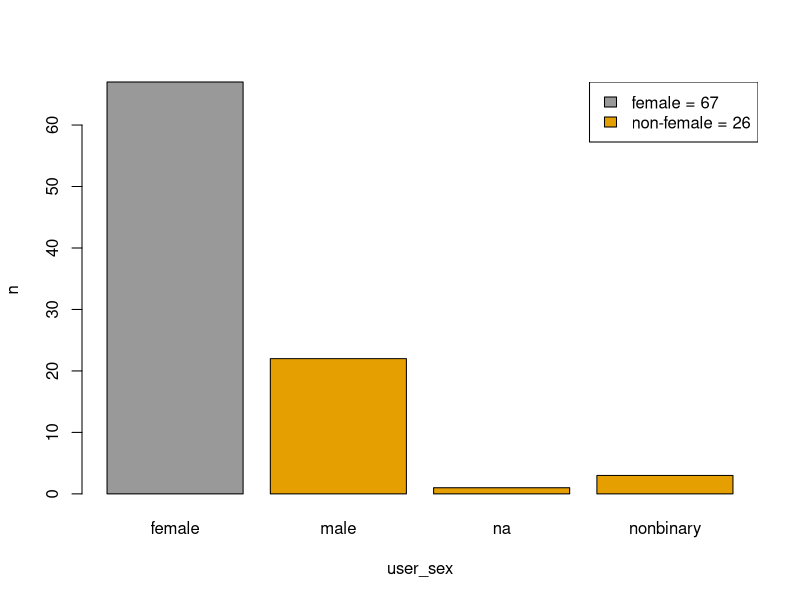
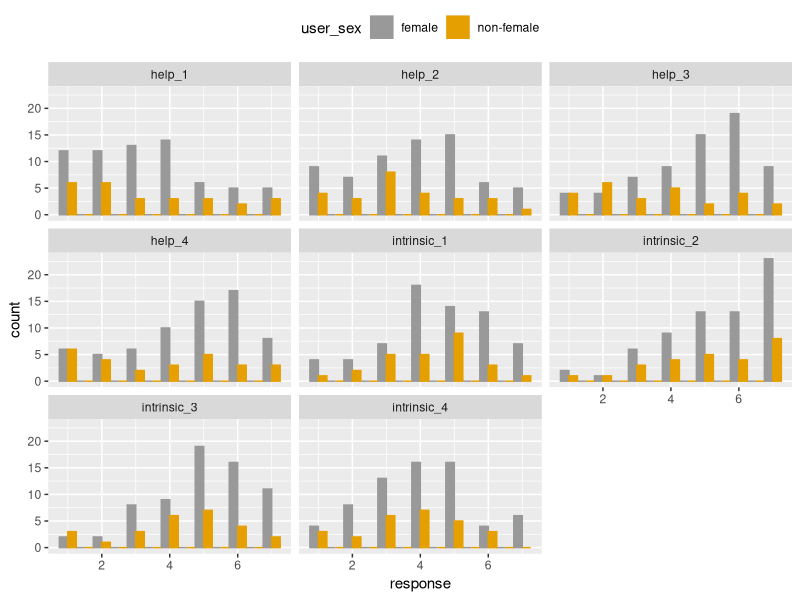
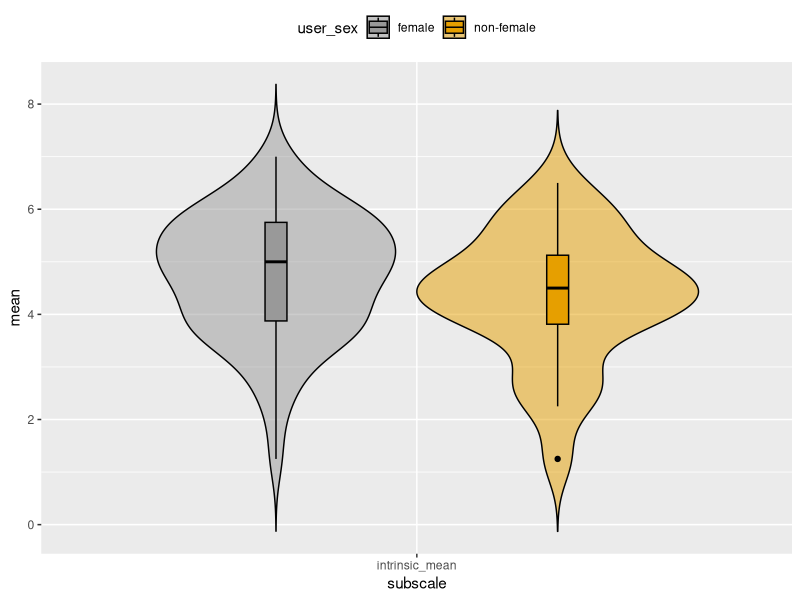
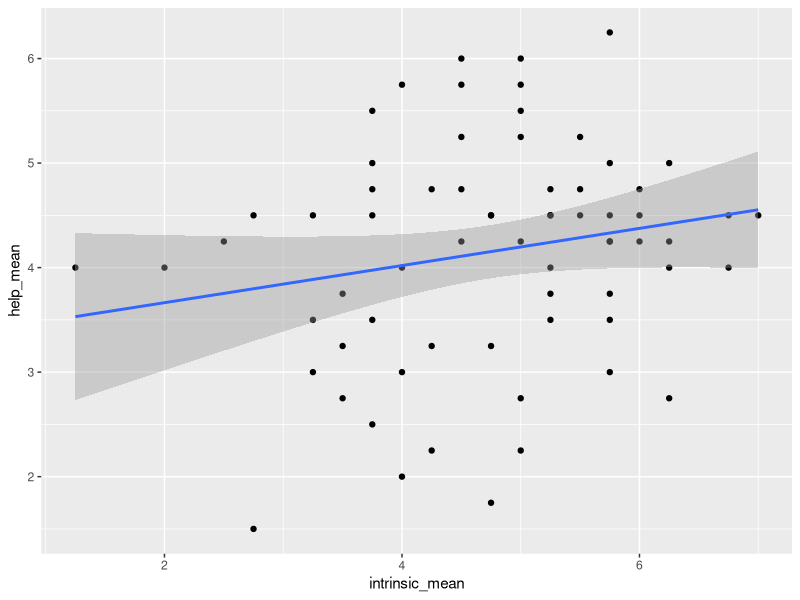

These figures' R source, in order:
## ---- chunk 1

library(dplyr)
library(tidyverse)
library(ggplot2)

# you will need to add extra packages in here to do the rest of your analyses

demo <- read_csv("demographics_2021_pilot.csv")
mslq <- read_csv("MSLQ_2021_pilot.csv")

## ---- chunk 2

demo_final <- demo %>% 
  group_by(user_id, q_id) %>% 
  filter(session_id == min(session_id), endtime == min(endtime)) %>% 
  filter(row_number() == 1) %>% 
  ungroup() %>% 
  filter(user_status %in% c("guest", "registered")) %>%
  select(user_id, user_sex, user_age, q_name, dv) %>%
  pivot_wider(names_from = q_name, values_from = dv)

mslq_final <- mslq %>% 
  group_by(user_id, q_id) %>% 
  filter(session_id == min(session_id), endtime == min(endtime)) %>% 
  filter(row_number() == 1) %>% 
  ungroup() %>% 
  filter(user_status %in% c("guest", "registered")) %>%
  select(user_id, user_sex, user_age, q_name, dv) %>%
  arrange(q_name) %>%
  pivot_wider(names_from = q_name, values_from = dv)

## ---- chunk 3

# merge data frames
joined_data <- as_tibble(merge(demo_final, 
                               mslq_final))

## ---- chunk 4

# select the gender column, and MSLQ variables
selected_data <- select(joined_data,
                        user_id, user_sex,
                        intrinsic_1:intrinsic_4,
                        help_1:help_4)

## ---- chunk 5

# convert to data.frame and drop NaNs
data <- data.frame(drop_na(selected_data))

## ---- chunk 6

# data info
summary_stats <- summary(data)

## ---- chunk 7

# group by count
data_count <- (data %>% 
                 count(user_sex))

# MSLQ variables
subscales <- c("intrinsic", 
               "help")
help      <- c(names(data)[str_detect(names(data), 
                                      "help")])
intrinsic <- c(names(data)[str_detect(names(data), 
                                      "intrinsic")])

# restructure
data_distribution <- pivot_longer(data,
                                  cols=c(intrinsic, help),
                                  names_to="item",
                                  values_to="response") %>% 
  mutate(., 
         user_sex = case_when(user_sex %in% c("nonbinary",
                                              "na") ~ "non-female",
                              user_sex == "male"    ~ "non-female",
                              user_sex == "female"  ~ "female"))

# population variable
gender   <- c(unique(data_distribution$user_sex))
n_gender <- c(sum(data_count$n[data_count$user_sex == "female"]),
              sum(data_count$n[data_count$user_sex != "female"]))

# plotting colours
black    = "#000000"
grey     = "#999999"
yellow   = "#E69F00"

# plot gender counts
jpeg(file="plots/count.jpeg")
barplot(data_count$n, 
        names.arg=data_count$user_sex,
        ylab="n", xlab="user_sex",
        col=c(grey, yellow, yellow, yellow))
legend("topright", 
       c(sprintf("%s = %i", gender[1], n_gender[1]), 
         sprintf("%s = %i", gender[2], n_gender[2])), 
       fill = c(grey, yellow))
dev.off()

# plot data distribution
jpeg(file="plots/distribution.jpeg")
ggplot(data=data_distribution, 
       mapping=aes(x=response, color=user_sex, fill=user_sex)) + 
  geom_histogram(binwidth=.5, position="dodge") + 
  facet_wrap(facet=vars(item)) +
  scale_color_manual(values=c(grey, yellow)) +
  scale_fill_manual(values=c(grey, yellow)) + 
  theme(legend.position="top")
dev.off()

# remove raw data objects
rm(demo, 
   mslq,
   demo_final,
   mslq_final,
   joined_data,
   selected_data)

## ---- chunk 8

dat_means <- data %>% # change data to the name of the data object you want to work from
  gather(var, val, intrinsic_1:intrinsic_4) %>% # change question_1:question_5 to select the questions for your 1st sub-scale 
  group_by_at(vars(-val, -var)) %>% # group by everything except the val and var columns, don't change this 
  summarise(intrinsic_mean = mean(val, na.rm = TRUE)) %>% # change anxiety_mean to the name of your 1st sub-scale
  ungroup() %>% # always ungroup! 
  gather(var, val, help_1:help_4) %>% # change question_1:question_5 to select the questions for your 2nd scale
  group_by_at(vars(-val, -var)) %>% 
  summarise(help_mean = mean(val, na.rm = TRUE)) %>% # does not return sums with missing items 
  ungroup()

## ---- chunk 9

# vec = dat_means$intrinsic_mean[dat_means$user_sex == "female"]
# sd(vec)/sqrt(length(vec))

## ---- chunk 10

dat_means <- mutate(dat_means, 
             user_sex = case_when(user_sex %in% c("nonbinary",
                                                  "na") ~ "non-female",
                                  user_sex == "male"    ~ "non-female",
                                  user_sex == "female"  ~ "female"))

dat_means_grouped <-  pivot_longer(dat_means,
                      cols=c(intrinsic_mean, help_mean),
                      names_to="subscale",
                      values_to="mean")

## ---- chunk 11

intrinsic_mean = subset(dat_means_grouped, 
                        subscale == "intrinsic_mean")

jpeg(file="plots/boxplots.jpeg")
ggplot(data=intrinsic_mean,
       mapping=aes(x=subscale, y=mean, color=user_sex, fill=user_sex)) + 
  geom_violin(trim=FALSE, alpha=0.5) +
  geom_boxplot(width=0.07, position=position_dodge(width=0.9)) +
  scale_color_manual(values=c(black, black)) +
  scale_fill_manual(values=c(grey, yellow)) + 
  theme(legend.position="top")
dev.off()

## ---- chunk 12

female_data = subset(dat_means, 
                     user_sex == "female")

jpeg(file="plots/correlation.jpeg")
ggplot(female_data, 
       aes(x=intrinsic_mean, 
           y=help_mean)) + 
  geom_point() +
  geom_smooth(method=lm, se=TRUE)
dev.off()

## ---- chunk 13

## ---- chunk 14

## ---- chunk 15

## ---- chunk 16
